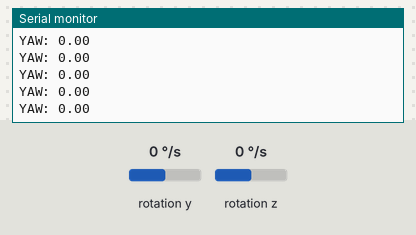
Simulated run of this sketch. Board: Arduino Uno, built with avr-gcc and run on an emulated ATmega328P. Parts: the last lines printed to the serial monitor. Wiring (inferred from the names in the program): MPU-6050 motion sensor at I2C address 0x68. The test bench sets the inputs (shaded band); at power-on: rotation y 0 °/s, rotation z 0 °/s.

Above: at 1.8 s.
1.9 s: rotation y set to 192 °/s
At 2.6 s:
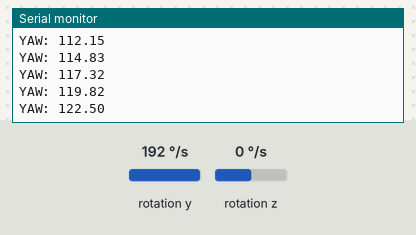
4.9 s: rotation y set to -100 °/s
At 5.6 s:
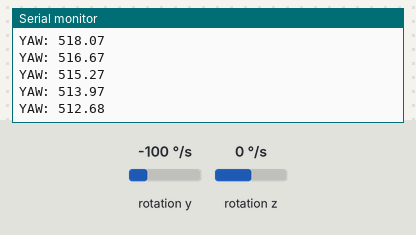
7.9 s: rotation y set to 0 °/s
At 8.4 s:
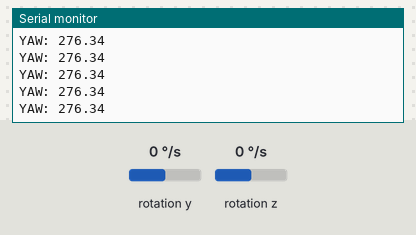
Timing chart, 0 to 10.9 s (numbered marks = the images above; inputs shaded):
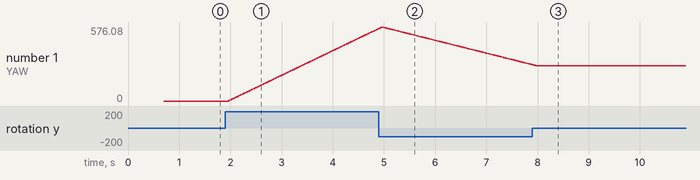

Measured:
- after the input at 1.9 s, the serial monitor: prints a new line after 0.07 s (image 1)
- plotted number 1: 0 → 563.24 after the input at 1.9 s

The sketch:

IMU.ino
```cpp
#include<Wire.h>

//IMU sensor
float  prevtime, actual_time;
float currenttime = 0;
float Z_angle , Z_error, YAW;


void setup() {
  Serial.begin(9600);
  Wire.begin();
  Wire.beginTransmission(0x68);                 //the slave address
  Wire.write(0x6B);                             // starting register
  Wire.write(0);                                // wakes up the MPU-6050
  Wire.endTransmission();
  Wire.beginTransmission(0x68);                 //set full scale range
  Wire.write(0x1B);                            //We want to write to the GYRO_CONFIG register
  Wire.write(0x10);                            //Set the register bits for +/- 1000deg/s full scale range
  Wire.endTransmission();
  delay(100);
  for (int i = 0; i < 1000; i++) {             //set the reference
    Wire.beginTransmission(0x68);
    Wire.write(0x47);                         //GYRO_ZOUT first register
    Wire.endTransmission(false);
    Wire.requestFrom(0x68, 2);                //test for YAW angle
    Z_angle = Wire.read() << 8 | Wire.read(); //shift left and sum
    Z_error = Z_error + (Z_angle / 32.8);     //32.8 is the gyroscope’s sensitivity per LSB for +/- 1000deg/s full scale range
    if (i == 999)
    {
      Z_error = Z_error / 1000;               //average value for error
    }
  }
}


void loop() {
  prevtime = currenttime;
  currenttime = millis();
  actual_time = (currenttime - prevtime) / 1000;          //set elapsed time as (second)
  Wire.beginTransmission(0x68);
  Wire.write(0x45);                         //GYRO_YOUT first register
  Wire.endTransmission(false);
  Wire.requestFrom(0x68, 2);                //ask for YAW angle
  Z_angle = Wire.read() << 8 | Wire.read(); //shift left and sum
  Z_angle = (Z_angle / 32.8) - Z_error;     //actual rate but we want the YAW angle
  YAW = YAW + Z_angle * actual_time;
  Serial.print("YAW: ");
  Serial.println(YAW);
}
```
